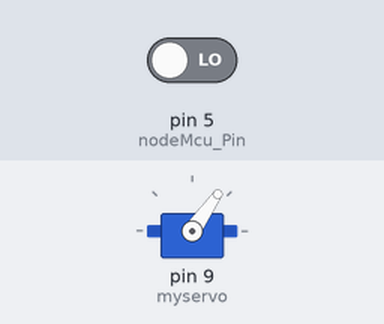
A sketch run on a simulated Arduino Uno, built with avr-gcc and run on an emulated ATmega328P. Parts: servo. The inputs (shaded band) are chosen by the test bench; at power-on: pin 5 (nodeMcu_Pin) LOW.

Above: at 2.2 s.
2.3 s: pin 5 (nodeMcu_Pin) driven HIGH
At 2.4 s:
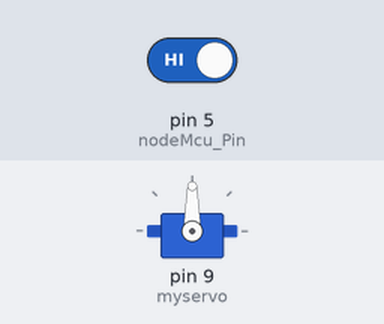
4.0 s: pin 5 (nodeMcu_Pin) driven LOW
At 4.6 s:
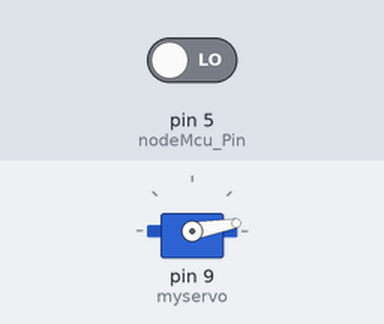
Timing chart, 0 to 7.0 s (numbered marks = the images above; inputs shaded):
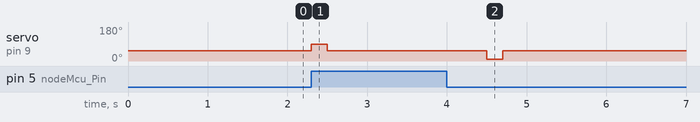

Measured:
- after the input at 2.3 s, servo on pin 9 (myservo): 55° → 90° at once, → 55° 0.20 s later
- after the input at 4.0 s, servo on pin 9 (myservo): 55° → 10° after 0.50 s, → 55° 0.20 s later

The sketch:

servo-controller.ino
```cpp
#include <Servo.h>

Servo myservo; // Tower Pro MicroServo gg - SG90

int nodeMcu_Pin = 5;
bool isLightOn = false;

void setup()
{
  myservo.attach(9); //attachs servo on pin 9
  myservo.write(55); //position to 55 degrees
  delay(1000); //wait for a second

  pinMode(nodeMcu_Pin, INPUT); // Input from nodeMcu
}

void loop()
{
  if(digitalRead(nodeMcu_Pin) && false == isLightOn){
    lightOn();
    isLightOn = true;
    delay(2000);
  }

  if(false == digitalRead(nodeMcu_Pin) && isLightOn){
    lightOff();
    isLightOn = false;
    delay(2000);
  }
}


void lightOn()
{
  myservo.write(90); // in my case 90 degrees
  delay(200); // i have to trigger the switch HARD :D
  myservo.write(55); // and back
}

void lightOff()
{
  myservo.write(10); // here 10 degrees
  delay(200);
  myservo.write(55); // and back
}
```
